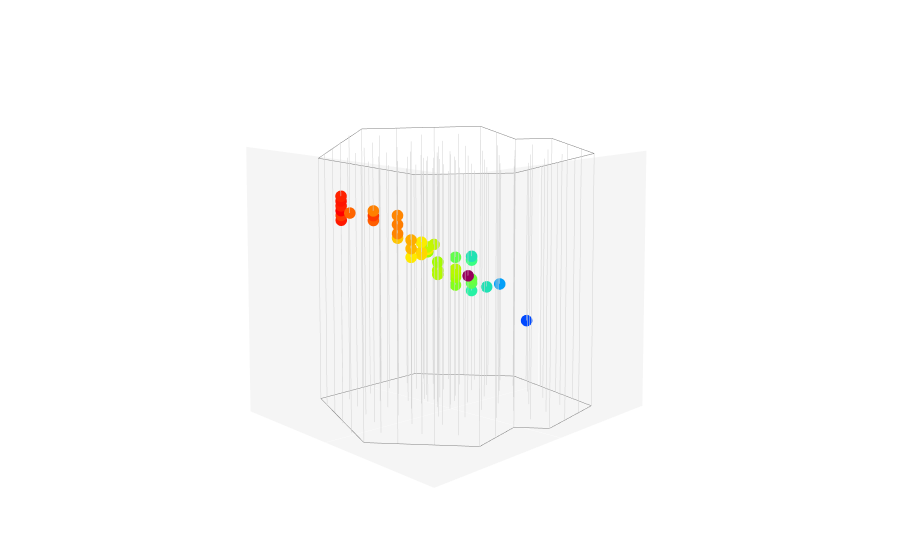

Source (notebook cell):
### Markdown cell above
We can visualize an event within the detector by plotting it.

### Code cell
import plotly.graph_objs as go
from src.plot_event import *

layout = get_3d_layout()
plot_det = plot_I3det("../../")

fig = go.FigureWidget(data=plot_det, layout=layout)

plot_evt = plot_first_hits(evt)
fig.add_trace(plot_evt)

fig.show()

### Figure 1 — Plotly figure (JSON) as saved in the notebook; plotly's stock layout.template omitted (floating-point values rounded to 4 significant figures)
{"data": [{"hoverinfo": "skip", "line": {"color": "lightgrey", "width": 1}, "mode": "lines", "showlegend": false, "type": "scatter3d", "uid": "05e38f35-aee3-4c79-8ba9-f62106086209", "x": [-256.1, -256.1], "y": [-521.1, -521.1], "z": [-1442.0, -2453.0]}, {"hoverinfo": "skip", "line": {"color": "lightgrey", "width": 1}, "mode": "lines", "showlegend": false, "type": "scatter3d", "uid": "45829dc6-9f01-4b66-a6f9-0e295f5c33d7", "x": [-132.8, -132.8], "y": [-501.4, -501.4], "z": [-1442.0, -2453.0]}, {"hoverinfo": "skip", "line": {"color": "lightgrey", "width": 1}, "mode": "lines", "showlegend": false, "type": "scatter3d", "uid": "2c3a1fbe-5b2c-44e8-8c44-f84ec87fda99", "x": [-9.13, -9.13], "y": [-481.7, -481.7], "z": [-1442.0, -2453.0]}, {"hoverinfo": "skip", "line": {"color": "lightgrey", "width": 1}, "mode": "lines", "showlegend": false, "type": "scatter3d", "uid": "1f5c9fa2-032c-43df-97ff-f510645f828e", "x": [114.4, 114.4], "y": [-462.0, -462.0], "z": [-1442.0, -2453.0]}, {"hoverinfo": "skip", "line": {"color": "lightgrey", "width": 1}, "mode": "lines", "showlegend": false, "type": "scatter3d", "uid": "10acd903-fb07-497f-87ae-64a220e3787c", "x": [237.8, 237.8], "y": [-442.4, -442.4], "z": [-1442.0, -2453.0]}, {"hoverinfo": "skip", "line": {"color": "lightgrey", "width": 1}, "mode": "lines", "showlegend": false, "type": "scatter3d", "uid": "67d76abb-8ade-4e7d-b22f-b6b674261acc", "x": [361, 361], "y": [-422.8, -422.8], "z": [-1442.0, -2453.0]}, {"hoverinfo": "skip", "line": {"color": "lightgrey", "width": 1}, "mode": "lines", "showlegend": false, "type": "scatter3d", "uid": "e321c2c1-54ce-4214-b9d0-15ed68eb3e0c", "x": [-334.8, -334.8], "y": [-424.5, -424.5], "z": [-1442.0, -2453.0]}, {"hoverinfo": "skip", "line": {"color": "lightgrey", "width": 1}, "mode": "lines", "showlegend": false, "type": "scatter3d", "uid": "816c933d-ac6d-44f8-be5f-ea8fc1ea5d9b", "x": [-211.3, -211.3], "y": [-404.5, -404.5], "z": [-1442.0, -2453.0]}, {"hoverinfo": "skip", "line": {"color": "lightgrey", "width": 1}, "mode": "lines", "showlegend": false, "type": "scatter3d", "uid": "0273ed64-fcc8-4ce0-acbb-45a0ceb1f413", "x": [-88.05, -88.05], "y": [-384.3, -384.3], "z": [-1442.0, -2453.0]}, {"hoverinfo": "skip", "line": {"color": "lightgrey", "width": 1}, "mode": "lines", "showlegend": false, "type": "scatter3d", "uid": "abb72266-f8d5-402c-8e2a-cde078fa184b", "x": [35.54, 35.54], "y": [-364.8, -364.8], "z": [-1442.0, -2453.0]}, {"hoverinfo": "skip", "line": {"color": "lightgrey", "width": 1}, "mode": "lines", "showlegend": false, "type": "scatter3d", "uid": "f35b5b01-5ddd-4475-97ae-81d1eebbc2a4", "x": [158.9, 158.9], "y": [-345.2, -345.2], "z": [-1442.0, -2453.0]}, {"hoverinfo": "skip", "line": {"color": "lightgrey", "width": 1}, "mode": "lines", "showlegend": false, "type": "scatter3d", "uid": "3758bde0-f8ab-4d1e-a051-739c53fdceb2", "x": [282.2, 282.2], "y": [-325.7, -325.7], "z": [-1442.0, -2453.0]}, {"hoverinfo": "skip", "line": {"color": "lightgrey", "width": 1}, "mode": "lines", "showlegend": false, "type": "scatter3d", "uid": "926a2a8f-0fc2-4bd6-aceb-6b77ad89938b", "x": [405.8, 405.8], "y": [-306.4, -306.4], "z": [-1442.0, -2453.0]}, {"hoverinfo": "skip", "line": {"color": "lightgrey", "width": 1}, "mode": "lines", "showlegend": false, "type": "scatter3d", "uid": "64d65cb8-4cef-4943-879e-e9d12b597e3c", "x": [-413.5, -413.5], "y": [-327.3, -327.3], "z": [-1442.0, -2453.0]}, {"hoverinfo": "skip", "line": {"color": "lightgrey", "width": 1}, "mode": "lines", "showlegend": false, "type": "scatter3d", "uid": "f50b8e95-5b4f-4af9-9565-20f662113a88", "x": [-290.7, -290.7], "y": [-307.4, -307.4], "z": [-1442.0, -2453.0]}, {"hoverinfo": "skip", "line": {"color": "lightgrey", "width": 1}, "mode": "lines", "showlegend": false, "type": "scatter3d", "uid": "c05e1ae6-f257-4bba-95e5-40a13143303f", "x": [-166.4, -166.4], "y": [-287.8, -287.8], "z": [-1442.0, -2453.0]}, {"hoverinfo": "skip", "line": {"color": "lightgrey", "width": 1}, "mode": "lines", "showlegend": false, "type": "scatter3d", "uid": "e8f1149f-e63f-4895-9297-44e81b30c04a", "x": [-43.27, -43.27], "y": [-267.5, -267.5], "z": [-1442.0, -2453.0]}, {"hoverinfo": "skip", "line": {"color": "lightgrey", "width": 1}, "mode": "lines", "showlegend": false, "type": "scatter3d", "uid": "33c0319f-6b9f-4dab-a6c5-e11e3c1ac8b9", "x": [79.41, 79.41], "y": [-248.2, -248.2], "z": [-1442.0, -2453.0]}, {"hoverinfo": "skip", "line": {"color": "lightgrey", "width": 1}, "mode": "lines", "showlegend": false, "type": "scatter3d", "uid": "8dd844ed-4ff5-45b3-a659-2a23e4ee65ec", "x": [210.5, 210.5], "y": [-209.8, -209.8], "z": [-1442.0, -2453.0]}, {"hoverinfo": "skip", "line": {"color": "lightgrey", "width": 1}, "mode": "lines", "showlegend": false, "type": "scatter3d", "uid": "2fbece48-642c-4548-be40-1325904b4d6d", "x": [326.9, 326.9], "y": [-209.1, -209.1], "z": [-1442.0, -2453.0]}, {"hoverinfo": "skip", "line": {"color": "lightgrey", "width": 1}, "mode": "lines", "showlegend": false, "type": "scatter3d", "uid": "5da7bf43-e2c4-40d2-bab2-4b8e6c7532fb", "x": [443.6, 443.6], "y": [-194.2, -194.2], "z": [-1442.0, -2453.0]}, {"hoverinfo": "skip", "line": {"color": "lightgrey", "width": 1}, "mode": "lines", "showlegend": false, "type": "scatter3d", "uid": "2068d4cf-5e9f-49c7-889d-c557de0e6cff", "x": [-492.4, -492.4], "y": [-230.2, -230.2], "z": [-1442.0, -2453.0]}, {"hoverinfo": "skip", "line": {"color": "lightgrey", "width": 1}, "mode": "lines", "showlegend": false, "type": "scatter3d", "uid": "84054ee0-c0ee-4c89-bfe9-48f8dfd45be8", "x": [-368.9, -368.9], "y": [-210.2, -210.2], "z": [-1442.0, -2453.0]}, {"hoverinfo": "skip", "line": {"color": "lightgrey", "width": 1}, "mode": "lines", "showlegend": false, "type": "scatter3d", "uid": "056e3802-339b-4804-a325-1fe91dcaeae8", "x": [-245.7, -245.7], "y": [-190.5, -190.5], "z": [-1442.0, -2453.0]}, {"hoverinfo": "skip", "line": {"color": "lightgrey", "width": 1}, "mode": "lines", "showlegend": false, "type": "scatter3d", "uid": "bdcbd51f-d51a-451d-8b88-cc369131c036", "x": [-121.8, -121.8], "y": [-171.0, -171.0], "z": [-1442.0, -2453.0]}, {"hoverinfo": "skip", "line": {"color": "lightgrey", "width": 1}, "mode": "lines", "showlegend": false, "type": "scatter3d", "uid": "6a5cb46d-9575-4027-9b84-fbbee79af5c1", "x": [1.71, 1.71], "y": [-150.6, -150.6], "z": [-1442.0, -2453.0]}, {"hoverinfo": "skip", "line": {"color": "lightgrey", "width": 1}, "mode": "lines", "showlegend": false, "type": "scatter3d", "uid": "b3976033-49ab-479a-92ed-5aac350b4d09", "x": [125.0, 125.0], "y": [-131.2, -131.2], "z": [-1442.0, -2453.0]}, {"hoverinfo": "skip", "line": {"color": "lightgrey", "width": 1}, "mode": "lines", "showlegend": false, "type": "scatter3d", "uid": "9ac173dc-125f-4700-a665-2f8d4f0aaa38", "x": [248.2, 248.2], "y": [-111.9, -111.9], "z": [-1442.0, -2453.0]}, {"hoverinfo": "skip", "line": {"color": "lightgrey", "width": 1}, "mode": "lines", "showlegend": false, "type": "scatter3d", "uid": "5beab847-17d8-4fdd-896e-11005a08002f", "x": [371.6, 371.6], "y": [-92.18, -92.18], "z": [-1442.0, -2453.0]}, {"hoverinfo": "skip", "line": {"color": "lightgrey", "width": 1}, "mode": "lines", "showlegend": false, "type": "scatter3d", "uid": "88e69cd1-3640-406e-883c-3632750d5743", "x": [500.4, 500.4], "y": [-58.45, -58.45], "z": [-1442.0, -2453.0]}, {"hoverinfo": "skip", "line": {"color": "lightgrey", "width": 1}, "mode": "lines", "showlegend": false, "type": "scatter3d", "uid": "c77016fd-34de-41b0-a242-00ba36084f26", "x": [-570.9, -570.9], "y": [-125.1, -125.1], "z": [-1442.0, -2453.0]}, {"hoverinfo": "skip", "line": {"color": "lightgrey", "width": 1}, "mode": "lines", "showlegend": false, "type": "scatter3d", "uid": "9585f93e-94d4-473f-a0d8-b53826b6069c", "x": [-447.7, -447.7], "y": [-113.1, -113.1], "z": [-1442.0, -2453.0]}, {"hoverinfo": "skip", "line": {"color": "lightgrey", "width": 1}, "mode": "lines", "showlegend": false, "type": "scatter3d", "uid": "42b1f0a4-945e-4415-a82f-bc2bc4300968", "x": [-324.4, -324.4], "y": [-93.43, -93.43], "z": [-1442.0, -2453.0]}, {"hoverinfo": "skip", "line": {"color": "lightgrey", "width": 1}, "mode": "lines", "showlegend": false, "type": "scatter3d", "uid": "9d6f8107-c708-4346-bbdd-6ce840fea1f8", "x": [-200.6, -200.6], "y": [-74.03, -74.03], "z": [-1442.0, -2453.0]}, {"hoverinfo": "skip", "line": {"color": "lightgrey", "width": 1}, "mode": "lines", "showlegend": false, "type": "scatter3d", "uid": "e3653b5c-3d0a-4b5b-8931-84dc5eb0e3be", "x": [-77.8, -77.8], "y": [-54.33, -54.33], "z": [-1442.0, -2453.0]}, {"hoverinfo": "skip", "line": {"color": "lightgrey", "width": 1}, "mode": "lines", "showlegend": false, "type": "scatter3d", "uid": "3bf31395-c337-4acf-9174-3ed714e8de84", "x": [46.29, 46.29], "y": [-34.88, -34.88], "z": [-1442.0, -2453.0]}, {"hoverinfo": "skip", "line": {"color": "lightgrey", "width": 1}, "mode": "lines", "showlegend": false, "type": "scatter3d", "uid": "dc58cf7e-a6d4-4196-9831-535b28947818", "x": [194.3, 194.3], "y": [-30.92, -30.92], "z": [-1442.0, -2453.0]}, {"hoverinfo": "skip", "line": {"color": "lightgrey", "width": 1}, "mode": "lines", "showlegend": false, "type": "scatter3d", "uid": "822862c2-fc21-4692-9015-0630ab4d7330", "x": [292.9, 292.9], "y": [5.2, 5.2], "z": [-1442.0, -2453.0]}, {"hoverinfo": "skip", "line": {"color": "lightgrey", "width": 1}, "mode": "lines", "showlegend": false, "type": "scatter3d", "uid": "3edde8ba-13b1-490e-a9dd-729784568aaa", "x": [411.8, 411.8], "y": [13, 13], "z": [-1442.0, -2453.0]}, {"hoverinfo": "skip", "line": {"color": "lightgrey", "width": 1}, "mode": "lines", "showlegend": false, "type": "scatter3d", "uid": "2a85cac7-4b0b-412c-acc2-cb2eb8aec5ee", "x": [544.1, 544.1], "y": [55.89, 55.89], "z": [-1442.0, -2453.0]}, {"hoverinfo": "skip", "line": {"color": "lightgrey", "width": 1}, "mode": "lines", "showlegend": false, "type": "scatter3d", "uid": "1db21536-2f11-4828-8d99-8d849aab082b", "x": [-526.6, -526.6], "y": [-15.6, -15.6], "z": [-1442.0, -2453.0]}, {"hoverinfo": "skip", "line": {"color": "lightgrey", "width": 1}, "mode": "lines", "showlegend": false, "type": "scatter3d", "uid": "31b0c2cb-69fa-4ecd-b148-8cb44388c7f9", "x": [-403.1, -403.1], "y": [3.49, 3.49], "z": [-1442.0, -2453.0]}, {"hoverinfo": "skip", "line": {"color": "lightgrey", "width": 1}, "mode": "lines", "showlegend": false, "type": "scatter3d", "uid": "555e1814-2acc-43ce-8e3b-b94aee0d8bd5", "x": [-279.5, -279.5], "y": [23.17, 23.17], "z": [-1442.0, -2453.0]}, {"hoverinfo": "skip", "line": {"color": "lightgrey", "width": 1}, "mode": "lines", "showlegend": false, "type": "scatter3d", "uid": "aa83c993-8ca4-4d79-9c78-2dc9ba2c8e97", "x": [-156.2, -156.2], "y": [43.37, 43.37], "z": [-1442.0, -2453.0]}, {"hoverinfo": "skip", "line": {"color": "lightgrey", "width": 1}, "mode": "lines", "showlegend": false, "type": "scatter3d", "uid": "8a1a07f1-86ca-46e8-b2a7-bf62428419f3", "x": [-32.96, -32.96], "y": [62.44, 62.44], "z": [-1442.0, -2453.0]}, {"hoverinfo": "skip", "line": {"color": "lightgrey", "width": 1}, "mode": "lines", "showlegend": false, "type": "scatter3d", "uid": "d58f8ec4-655a-4496-8bd8-ad317d919f6e", "x": [90.49, 90.49], "y": [82.35, 82.35], "z": [-1442.0, -2453.0]}, {"hoverinfo": "skip", "line": {"color": "lightgrey", "width": 1}, "mode": "lines", "showlegend": false, "type": "scatter3d", "uid": "8c72f266-2eb7-4b82-be96-c298d3ecae38", "x": [195.0, 195.0], "y": [125.6, 125.6], "z": [-1442.0, -2453.0]}, {"hoverinfo": "skip", "line": {"color": "lightgrey", "width": 1}, "mode": "lines", "showlegend": false, "type": "scatter3d", "uid": "9296646c-5f46-405d-8d45-73cfef2b1a55", "x": [330.0, 330.0], "y": [127.2, 127.2], "z": [-1442.0, -2453.0]}, {"hoverinfo": "skip", "line": {"color": "lightgrey", "width": 1}, "mode": "lines", "showlegend": false, "type": "scatter3d", "uid": "080fabed-4dd8-484e-a0dd-2d9b8333d857", "x": [472.1, 472.1], "y": [127.9, 127.9], "z": [-1442.0, -2453.0]}, {"hoverinfo": "skip", "line": {"color": "lightgrey", "width": 1}, "mode": "lines", "showlegend": false, "type": "scatter3d", "uid": "ca6478fe-5ccf-48bb-a893-8a4f877b2889", "x": [576.4, 576.4], "y": [170.9, 170.9], "z": [-1442.0, -2453.0]}, {"hoverinfo": "skip", "line": {"color": "lightgrey", "width": 1}, "mode": "lines", "showlegend": false, "type": "scatter3d", "uid": "f255747f-859a-4a17-a671-2e30504acf75", "x": [-481.6, -481.6], "y": [101.4, 101.4], "z": [-1442.0, -2453.0]}, {"hoverinfo": "skip", "line": {"color": "lightgrey", "width": 1}, "mode": "lines", "showlegend": false, "type": "scatter3d", "uid": "1a603468-66da-455e-9d67-fdaec41cc4b3", "x": [-358.4, -358.4], "y": [120.6, 120.6], "z": [-1442.0, -2453.0]}, {"hoverinfo": "skip", "line": {"color": "lightgrey", "width": 1}, "mode": "lines", "showlegend": false, "type": "scatter3d", "uid": "66069e4c-115b-47ea-8e48-b7dbecf9f933", "x": [-234.9, -234.9], "y": [140.4, 140.4], "z": [-1442.0, -2453.0]}, {"hoverinfo": "skip", "line": {"color": "lightgrey", "width": 1}, "mode": "lines", "showlegend": false, "type": "scatter3d", "uid": "7a9972c0-5d50-4e84-8c60-af6cfa300025", "x": [-111.5, -111.5], "y": [160.0, 160.0], "z": [-1442.0, -2453.0]}, {"hoverinfo": "skip", "line": {"color": "lightgrey", "width": 1}, "mode": "lines", "showlegend": false, "type": "scatter3d", "uid": "1ffe6ed7-9de1-453f-b0f9-4144e6c0d26b", "x": [11.87, 11.87], "y": [179.2, 179.2], "z": [-1442.0, -2453.0]}, {"hoverinfo": "skip", "line": {"color": "lightgrey", "width": 1}, "mode": "lines", "showlegend": false, "type": "scatter3d", "uid": "719d2622-9bce-4e82-96ba-e6446407f04f", "x": [132.0, 132.0], "y": [203.0, 203.0], "z": [-1442.0, -2453.0]}, {"hoverinfo": "skip", "line": {"color": "lightgrey", "width": 1}, "mode": "lines", "showlegend": false, "type": "scatter3d", "uid": "03507488-3a16-4213-a4df-724460c745cd", "x": [257.3, 257.3], "y": [211.7, 211.7], "z": [-1442.0, -2453.0]}, {"hoverinfo": "skip", "line": {"color": "lightgrey", "width": 1}, "mode": "lines", "showlegend": false, "type": "scatter3d", "uid": "afa26cd6-0b3e-41ec-8036-b569f74be7e8", "x": [382.4, 382.4], "y": [238.9, 238.9], "z": [-1442.0, -2453.0]}, {"hoverinfo": "skip", "line": {"color": "lightgrey", "width": 1}, "mode": "lines", "showlegend": false, "type": "scatter3d", "uid": "3cbe9c8c-2b24-4561-b409-7613f87089a7", "x": [505.3, 505.3], "y": [257.9, 257.9], "z": [-1442.0, -2453.0]}, {"hoverinfo": "skip", "line": {"color": "lightgrey", "width": 1}, "mode": "lines", "showlegend": false, "type": "scatter3d", "uid": "85244124-98cc-4fba-8eff-107cc4abe975", "x": [-437.0, -437.0], "y": [217.8, 217.8], "z": [-1442.0, -2453.0]}, {"hoverinfo": "skip", "line": {"color": "lightgrey", "width": 1}, "mode": "lines", "showlegend": false, "type": "scatter3d", "uid": "f3e3bc06-b5a9-41bb-b614-940445dae198", "x": [-313.6, -313.6], "y": [237.4, 237.4], "z": [-1442.0, -2453.0]}, {"hoverinfo": "skip", "line": {"color": "lightgrey", "width": 1}, "mode": "lines", "showlegend": false, "type": "scatter3d", "uid": "f3c2d096-2e15-41d0-9d0a-e833b6718b2a", "x": [-190.0, -190.0], "y": [257.4, 257.4], "z": [-1442.0, -2453.0]}, {"hoverinfo": "skip", "line": {"color": "lightgrey", "width": 1}, "mode": "lines", "showlegend": false, "type": "scatter3d", "uid": "2ce3459a-9835-498c-ab2a-537907fade82", "x": [-66.7, -66.7], "y": [276.9, 276.9], "z": [-1442.0, -2453.0]}, {"hoverinfo": "skip", "line": {"color": "lightgrey", "width": 1}, "mode": "lines", "showlegend": false, "type": "scatter3d", "uid": "c0f5bce4-c191-4a90-87e5-8a7171962da8", "x": [54.26, 54.26], "y": [293.0, 293.0], "z": [-1442.0, -2453.0]}, {"hoverinfo": "skip", "line": {"color": "lightgrey", "width": 1}, "mode": "lines", "showlegend": false, "type": "scatter3d", "uid": "77595041-5f48-4dfe-96d8-33db922514a8", "x": [174.5, 174.5], "y": [315.5, 315.5], "z": [-1442.0, -2453.0]}, {"hoverinfo": "skip", "line": {"color": "lightgrey", "width": 1}, "mode": "lines", "showlegend": false, "type": "scatter3d", "uid": "07d0d354-7873-46b2-ba29-846ce4bbb12a", "x": [303.4, 303.4], "y": [335.6, 335.6], "z": [-1442.0, -2453.0]}, {"hoverinfo": "skip", "line": {"color": "lightgrey", "width": 1}, "mode": "lines", "showlegend": false, "type": "scatter3d", "uid": "48bc8a43-daca-4bf0-a971-37c9d70d96c8", "x": [429.8, 429.8], "y": [351.0, 351.0], "z": [-1442.0, -2453.0]}, {"hoverinfo": "skip", "line": {"color": "lightgrey", "width": 1}, "mode": "lines", "showlegend": false, "type": "scatter3d", "uid": "5d940691-400b-4e69-924f-dedd913221f5", "x": [-392.4, -392.4], "y": [334.2, 334.2], "z": [-1442.0, -2453.0]}, {"hoverinfo": "skip", "line": {"color": "lightgrey", "width": 1}, "mode": "lines", "showlegend": false, "type": "scatter3d", "uid": "375ae5cd-16f0-4dd3-a80c-36b6dc2cac39", "x": [-268.9, -268.9], "y": [354.2, 354.2], "z": [-1442.0, -2453.0]}, {"hoverinfo": "skip", "line": {"color": "lightgrey", "width": 1}, "mode": "lines", "showlegend": false, "type": "scatter3d", "uid": "cc0203ad-255b-4d8c-825c-2cdaba7d180c", "x": [-145.4, -145.4], "y": [374.2, 374.2], "z": [-1442.0, -2453.0]}, {"hoverinfo": "skip", "line": {"color": "lightgrey", "width": 1}, "mode": "lines", "showlegend": false, "type": "scatter3d", "uid": "2ce49743-9ae4-4f74-bec2-5f8bad53c329", "x": [-21.97, -21.97], "y": [393.2, 393.2], "z": [-1442.0, -2453.0]}, {"hoverinfo": "skip", "line": {"color": "lightgrey", "width": 1}, "mode": "lines", "showlegend": false, "type": "scatter3d", "uid": "ebcf347f-b8e0-4a30-b86a-6eee76864de6", "x": [101.0, 101.0], "y": [412.8, 412.8], "z": [-1442.0, -2453.0]}, {"hoverinfo": "skip", "line": {"color": "lightgrey", "width": 1}, "mode": "lines", "showlegend": false, "type": "scatter3d", "uid": "a77c6d80-03e6-4fe2-9840-edd24db899f7", "x": [224.6, 224.6], "y": [432.4, 432.4], "z": [-1442.0, -2453.0]}, {"hoverinfo": "skip", "line": {"color": "lightgrey", "width": 1}, "mode": "lines", "showlegend": false, "type": "scatter3d", "uid": "83e40d32-9ae1-40cd-a880-9d4813746c26", "x": [338.4, 338.4], "y": [463.7, 463.7], "z": [-1442.0, -2453.0]}, {"hoverinfo": "skip", "line": {"color": "lightgrey", "width": 1}, "mode": "lines", "showlegend": false, "type": "scatter3d", "uid": "236cd35f-ea32-4d40-8f50-2f9bb18183cd", "x": [-347.9, -347.9], "y": [451.5, 451.5], "z": [-1442.0, -2453.0]}, {"hoverinfo": "skip", "line": {"color": "lightgrey", "width": 1}, "mode": "lines", "showlegend": false, "type": "scatter3d", "uid": "085ec103-f4d5-4521-b4bf-cf6d1c310a09", "x": [-224.1, -224.1], "y": [470.9, 470.9], "z": [-1442.0, -2453.0]}, {"hoverinfo": "skip", "line": {"color": "lightgrey", "width": 1}, "mode": "lines", "showlegend": false, "type": "scatter3d", "uid": "75b1451d-4755-40a1-b756-12563d4dfbb5", "x": [-101.1, -101.1], "y": [490.2, 490.2], "z": [-1442.0, -2453.0]}, {"hoverinfo": "skip", "line": {"color": "lightgrey", "width": 1}, "mode": "lines", "showlegend": false, "type": "scatter3d", "uid": "ec920d47-dc1a-412a-bc61-da62c0a53390", "x": [22.11, 22.11], "y": [509.5, 509.5], "z": [-1442.0, -2453.0]}, {"hoverinfo": "skip", "line": {"color": "lightgrey", "width": 1}, "mode": "lines", "showlegend": false, "type": "scatter3d", "uid": "9cd6dc16-c2c1-4e84-b227-195cbeeee211", "x": [31.25, 31.25], "y": [-72.93, -72.93], "z": [-1442.0, -2453.0]}, {"hoverinfo": "skip", "line": {"color": "lightgrey", "width": 1}, "mode": "lines", "showlegend": false, "type": "scatter3d", "uid": "a9cb62c5-df1d-4c45-8653-2ed53c5f0650", "x": [72.37, 72.37], "y": [-66.6, -66.6], "z": [-1442.0, -2453.0]}, {"hoverinfo": "skip", "line": {"color": "lightgrey", "width": 1}, "mode": "lines", "showlegend": false, "type": "scatter3d", "uid": "72f5b8ed-1fec-4234-858f-d1fe9a8d35c7", "x": [41.6, 41.6], "y": [35.49, 35.49], "z": [-1442.0, -2453.0]}, {"hoverinfo": "skip", "line": {"color": "lightgrey", "width": 1}, "mode": "lines", "showlegend": false, "type": "scatter3d", "uid": "f2aabb55-67db-4e6e-896c-fa7b5619c9e8", "x": [106.9, 106.9], "y": [27.09, 27.09], "z": [-1442.0, -2453.0]}, {"hoverinfo": "skip", "line": {"color": "lightgrey", "width": 1}, "mode": "lines", "showlegend": false, "type": "scatter3d", "uid": "1d9c721e-b976-4df3-830d-d3e094d1f51a", "x": [113.2, 113.2], "y": [-60.47, -60.47], "z": [-1442.0, -2453.0]}, {"hoverinfo": "skip", "line": {"color": "lightgrey", "width": 1}, "mode": "lines", "showlegend": false, "type": "scatter3d", "uid": "9b2dd427-08ff-4e01-a7b5-c0d05777affd", "x": [57.2, 57.2], "y": [-105.5, -105.5], "z": [-1442.0, -2453.0]}, {"hoverinfo": "skip", "line": {"color": "lightgrey", "width": 1}, "mode": "lines", "showlegend": false, "type": "scatter3d", "uid": "c46316f9-b6ca-4ec2-bd76-bcef09c57018", "x": [-9.68, -9.68], "y": [-79.5, -79.5], "z": [-1442.0, -2453.0]}, {"hoverinfo": "skip", "line": {"color": "lightgrey", "width": 1}, "mode": "lines", "showlegend": false, "type": "scatter3d", "uid": "29edae87-8126-4265-a5c5-afb57832405e", "x": [-10.97, -10.97], "y": [6.72, 6.72], "z": [-1442.0, -2453.0]}, {"hoverinfo": "skip", "line": {"color": "grey", "width": 1}, "mode": "lines", "showlegend": false, "type": "scatter3d", "uid": "ec8a676a-1d92-4a9b-96f0-3af3dedc4c39", "x": [-347.9, -570.9, -256.1, 361, 576.4, 338.4, 101.0, 22.11, -347.9], "y": [451.5, -125.1, -521.1, -422.8, 170.9, 463.7, 412.8, 509.5, 451.5], "z": [-2453.0, -2453.0, -2453.0, -2453.0, -2453.0, -2453.0, -2453.0, -2453.0, -2453.0, -2453.0, -2453.0, -2453.0, -2453.0, -2453.0, -2453.0, -2453.0, -2453.0, -2453.0, -2453.0, -2453.0, -2453.0, -2453.0, -2453.0, -2453.0, -2453.0, -2453.0, -2453.0, -2453.0, -2453.0, -2453.0, -2453.0, -2453.0, -2453.0, -2453.0, -2453.0, -2453.0, -2453.0, -2453.0, -2453.0, -2453.0, -2453.0, -2453.0, -2453.0, -2453.0, -2453.0, -2453.0, -2453.0, -2453.0, -2453.0, -2453.0, -2453.0, -2453.0, -2453.0, -2453.0, -2453.0, -2453.0, -2453.0, -2453.0, -2453.0, -2453.0, -2453.0, -2453.0, -2453.0, -2453.0, -2453.0, -2453.0, -2453.0, -2453.0, -2453.0, -2453.0, -2453.0, -2453.0, -2453.0, -2453.0, -2453.0, -2453.0, -2453.0, -2453.0, -2453.0, -2453.0, -2453.0, -2453.0, -2453.0, -2453.0, -2453.0, -2453.0]}, {"hoverinfo": "skip", "line": {"color": "grey", "width": 1}, "mode": "lines", "showlegend": false, "type": "scatter3d", "uid": "1da04458-6518-4bdc-b2bc-3cb7fe480c08", "x": [-347.9, -570.9, -256.1, 361, 576.4, 338.4, 101.0, 22.11, -347.9], "y": [451.5, -125.1, -521.1, -422.8, 170.9, 463.7, 412.8, 509.5, 451.5], "z": [-1442.0, -1442.0, -1442.0, -1442.0, -1442.0, -1442.0, -1442.0, -1442.0, -1442.0, -1442.0, -1442.0, -1442.0, -1442.0, -1442.0, -1442.0, -1442.0, -1442.0, -1442.0, -1442.0, -1442.0, -1442.0, -1442.0, -1442.0, -1442.0, -1442.0, -1442.0, -1442.0, -1442.0, -1442.0, -1442.0, -1442.0, -1442.0, -1442.0, -1442.0, -1442.0, -1442.0, -1442.0, -1442.0, -1442.0, -1442.0, -1442.0, -1442.0, -1442.0, -1442.0, -1442.0, -1442.0, -1442.0, -1442.0, -1442.0, -1442.0, -1442.0, -1442.0, -1442.0, -1442.0, -1442.0, -1442.0, -1442.0, -1442.0, -1442.0, -1442.0, -1442.0, -1442.0, -1442.0, -1442.0, -1442.0, -1442.0, -1442.0, -1442.0, -1442.0, -1442.0, -1442.0, -1442.0, -1442.0, -1442.0, -1442.0, -1442.0, -1442.0, -1442.0, -1442.0, -1442.0, -1442.0, -1442.0, -1442.0, -1442.0, -1442.0, -1442.0]}, {"customdata": [4540.0, 3564.0, 4037.0, 3446.0, 3013.0, 2932.0, 3253.0, 3555.0, 2757.0, 2556.0, 2467.0, 2397.0, 2981.0, 6278.0, 2322.0, 2431.0, 2429.0, 2522.0, 2349.0, 2560.0, 1961.0, 2310.0, 1798.0, 1770.0, 1917.0, 1880.0, 1580.0, 1516.0, 1667.0, 1278.0, 1240.0, 1286.0, 1034.0, 813.0, 1260.0, 587.8, 808.8, 424.0, 635.8, 546.3, 651.2, 1088.0], "hoverinfo": ["x", "y", "z", "text"], "hovertemplate": "x: %{x} m, y: %{y} m, z: %{z} m, t: %{customdata} ns", "hovertext": ["-2160.28 ns", "-1992.60 ns", "-1973.11 ns", "-2003.35 ns", "-1969.31 ns", "-1952.29 ns", "-1867.18 ns", "-1850.16 ns", "-1973.01 ns", "-1938.97 ns", "-1921.95 ns", "-1904.93 ns", "-1853.86 ns", "-1928.84 ns", "-1799.83 ns", "-1923.68 ns", "-1906.66 ns", "-1872.61 ns", "-1812.11 ns", "-1830.56 ns", "-1820.55 ns", "-1810.54 ns", "-1841.84 ns", "-1831.83 ns", "-1791.78 ns", "-1852.47 ns", "-1818.43 ns", "-1784.39 ns", "-1780.06 ns", "-1763.04 ns", "-1729.00 ns", "-1694.96 ns", "-1718.67 ns", "-1701.65 ns", "-1684.63 ns", "-1718.55 ns", "-1701.53 ns", "-1684.51 ns", "-1667.49 ns", "-1650.46 ns", "-1633.44 ns", "-1700.60 ns"], "marker": {"color": [4540.0, 3564.0, 4037.0, 3446.0, 3013.0, 2932.0, 3253.0, 3555.0, 2757.0, 2556.0, 2467.0, 2397.0, 2981.0, 6278.0, 2322.0, 2431.0, 2429.0, 2522.0, 2349.0, 2560.0, 1961.0, 2310.0, 1798.0, 1770.0, 1917.0, 1880.0, 1580.0, 1516.0, 1667.0, 1278.0, 1240.0, 1286.0, 1034.0, 813.0, 1260.0, 587.8, 808.8, 424.0, 635.8, 546.3, 651.2, 1088.0], "colorscale": [[0, "rgb(255,0,0)"], [0.125, "rgb(255,111,0)"], [0.25, "rgb(255,234,0)"], [0.375, "rgb(151,255,0)"], [0.5, "rgb(44,255,150)"], [0.625, "rgb(0,152,255)"], [0.75, "rgb(0,25,255)"], [0.875, "rgb(0,0,200)"], [1, "rgb(150,0,90)"]], "size": 4}, "mode": "markers", "showlegend": false, "type": "scatter3d", "uid": "799d9878-df66-44cf-8c09-5bfd36c36497", "x": [-526.6, -324.4, -279.5, -200.6, -200.6, -200.6, -200.6, -200.6, -77.8, -77.8, -77.8, -77.8, -77.8, -32.96, 31.25, 46.29, 46.29, 46.29, 57.2, 72.37, 72.37, 72.37, 113.2, 113.2, 113.2, 194.3, 194.3, 194.3, 292.9, 292.9, 292.9, 292.9, 411.8, 411.8, 411.8, 500.4, 500.4, 500.4, 500.4, 500.4, 500.4, 544.1], "y": [-15.6, -93.43, 23.17, -74.03, -74.03, -74.03, -74.03, -74.03, -54.33, -54.33, -54.33, -54.33, -54.33, 62.44, -72.93, -34.88, -34.88, -34.88, -105.5, -66.6, -66.6, -66.6, -60.47, -60.47, -60.47, -30.92, -30.92, -30.92, 5.2, 5.2, 5.2, 5.2, 13, 13, 13, -58.45, -58.45, -58.45, -58.45, -58.45, -58.45, 55.89], "z": [-2160.0, -1993.0, -1973.0, -2003.0, -1969.0, -1952.0, -1867.0, -1850.0, -1973.0, -1939.0, -1922.0, -1905.0, -1854.0, -1929.0, -1800.0, -1924.0, -1907.0, -1873.0, -1812.0, -1831.0, -1821.0, -1811.0, -1842.0, -1832.0, -1792.0, -1852.0, -1818.0, -1784.0, -1780.0, -1763.0, -1729, -1695.0, -1719.0, -1702.0, -1685.0, -1719.0, -1702.0, -1685.0, -1667.0, -1650.0, -1633.0, -1701.0]}], "layout": {"margin": {"b": 40, "l": 20, "r": 20, "t": 40}, "scene": {"camera": {"center": {"x": 0, "y": 0, "z": 0}, "eye": {"x": 1.5, "y": 1.5, "z": 0.1}, "up": {"x": 0, "y": 0, "z": 1}}, "xaxis": {"backgroundcolor": "whitesmoke", "showgrid": false, "showspikes": false, "showticklabels": false, "title": {"text": ""}}, "yaxis": {"backgroundcolor": "whitesmoke", "showgrid": false, "showspikes": false, "showticklabels": false, "title": {"text": ""}}, "zaxis": {"backgroundcolor": "whitesmoke", "showgrid": false, "showspikes": false, "showticklabels": false, "title": {"text": ""}}}}}
